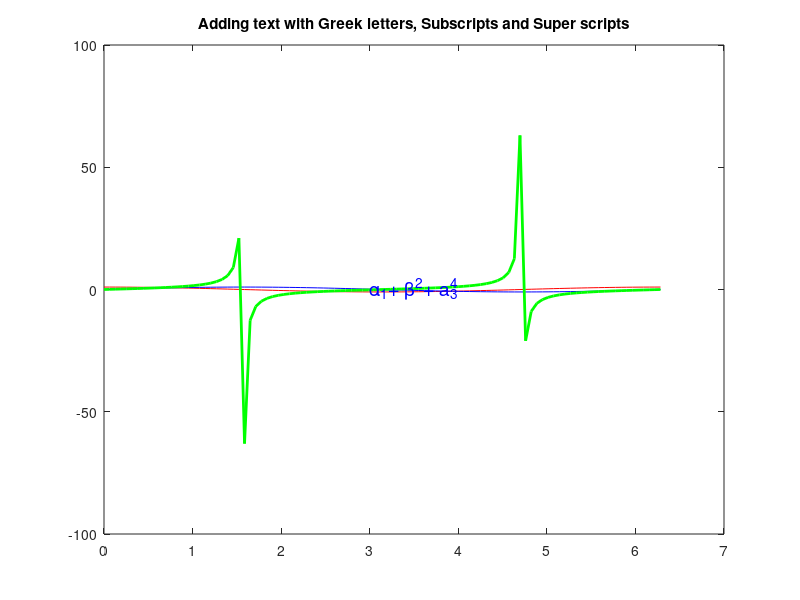

Here is the MATLAB script that generated this plot:
x=linspace(0 , 2*pi);
y1 = cos(x);
y2 = sin (x);
y3 = tan(x);
plot( x, y1, 'r' , x, y2, 'b' , x, y3, 'g', 'linewidth' ,2)
text(3 , .6, '\alpha_1+ \beta^2+ a_3^4', 'fontSize' ,14, 'color','b');
title('Adding text with Greek letters, Subscripts and Super scripts')